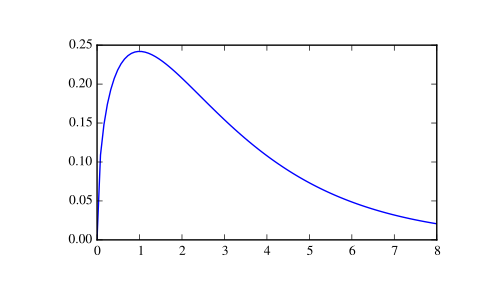

This figure's Python source:
import matplotlib.pyplot as plt
from scipy.stats import wishart, chi2
x = np.linspace(1e-5, 8, 100)
w = wishart.pdf(x, df=3, scale=1); w[:5]
# array([ 0.00126156,  0.10892176,  0.14793434,  0.17400548,  0.1929669 ])
c = chi2.pdf(x, 3); c[:5]
# array([ 0.00126156,  0.10892176,  0.14793434,  0.17400548,  0.1929669 ])
plt.plot(x, w)

# The input quantiles can be any shape of array, as long as the last
# axis labels the components.
